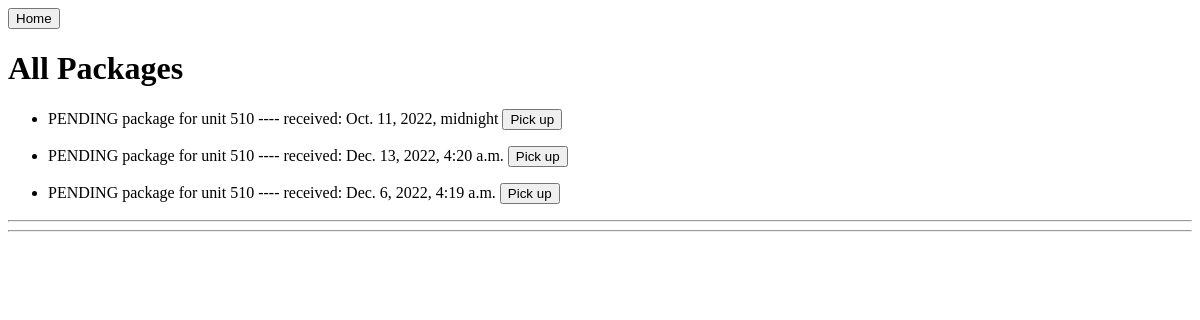
The app's page /mail/packages, older data.
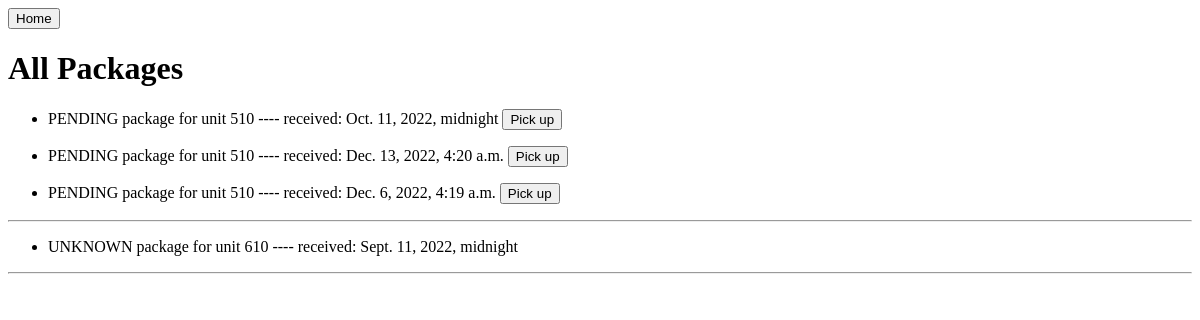
The same page, newer data.
### mail/models.py (models this page shows)
class Package(models.Model):
    name = models.CharField(max_length=100)
    address = models.CharField(max_length=200)
    posting_service = models.CharField(max_length=50)
    received = models.DateTimeField('Date office received')
    status = models.CharField(max_length=50, choices=STATUS_CHOICES, null=True)
    owner = models.ForeignKey('Resident', models.SET_NULL, blank=True, null=True)
    def __str__(self):
        return self.status + ' package for unit ' + self.address

### mail/views.py (the view)
# urls.py: path('packages', views.packages, name='packages')
def packages(request):
    template = loader.get_template('mail/packages.html')
    pending_packages = Package.objects.filter(status='PENDING').order_by('-id')
    unknown_packages = Package.objects.filter(status='UNKNOWN').order_by('-id')
    delivered_packages = Package.objects.filter(status='DELIVERED').order_by('-id')
    context = {
        'pending_packages': pending_packages,
        'unknown_packages': unknown_packages,
        'delivered_packages': delivered_packages
    }
    return HttpResponse(template.render(context, request))

### mail/templates/mail/packages.html (shortened to what this page needs)
<!DOCTYPE html>
<html lang="en-US">
  <head>
  </head>
  <body>
    <a href="/mail/home">
      <button>Home</button>
    </a>
    <h1>All Packages</h1>
    {% for package in pending_packages %}
        <ul>
            <li>{{ package }} ---- received: {{ package.received }}
                <button>Pick up</button>
            </li>
        </ul>
    {% endfor %}
    <hr/>
   {% for package in unknown_packages %}
        <ul>
            <li>{{ package }} ---- received: {{ package.received }}</li>
        </ul>
    {% endfor %}
    <hr/>
  </body>
</html>

Row changes from the older to the newer data that the page shows:
added Package: status+address "UNKNOWN package for unit 610", received "Sept. 11, 2022, midnight"
